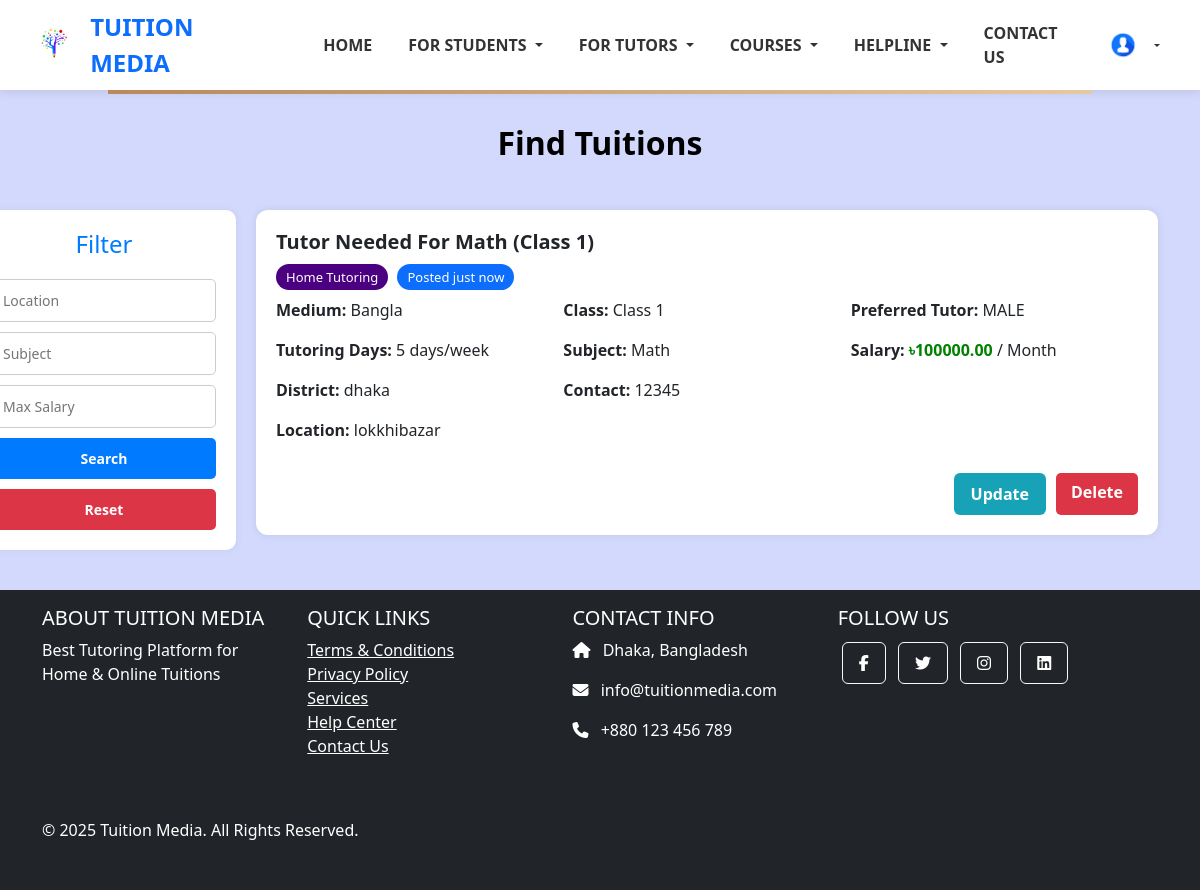
Page /find_tuitions/ (signed in) on the earlier database version.
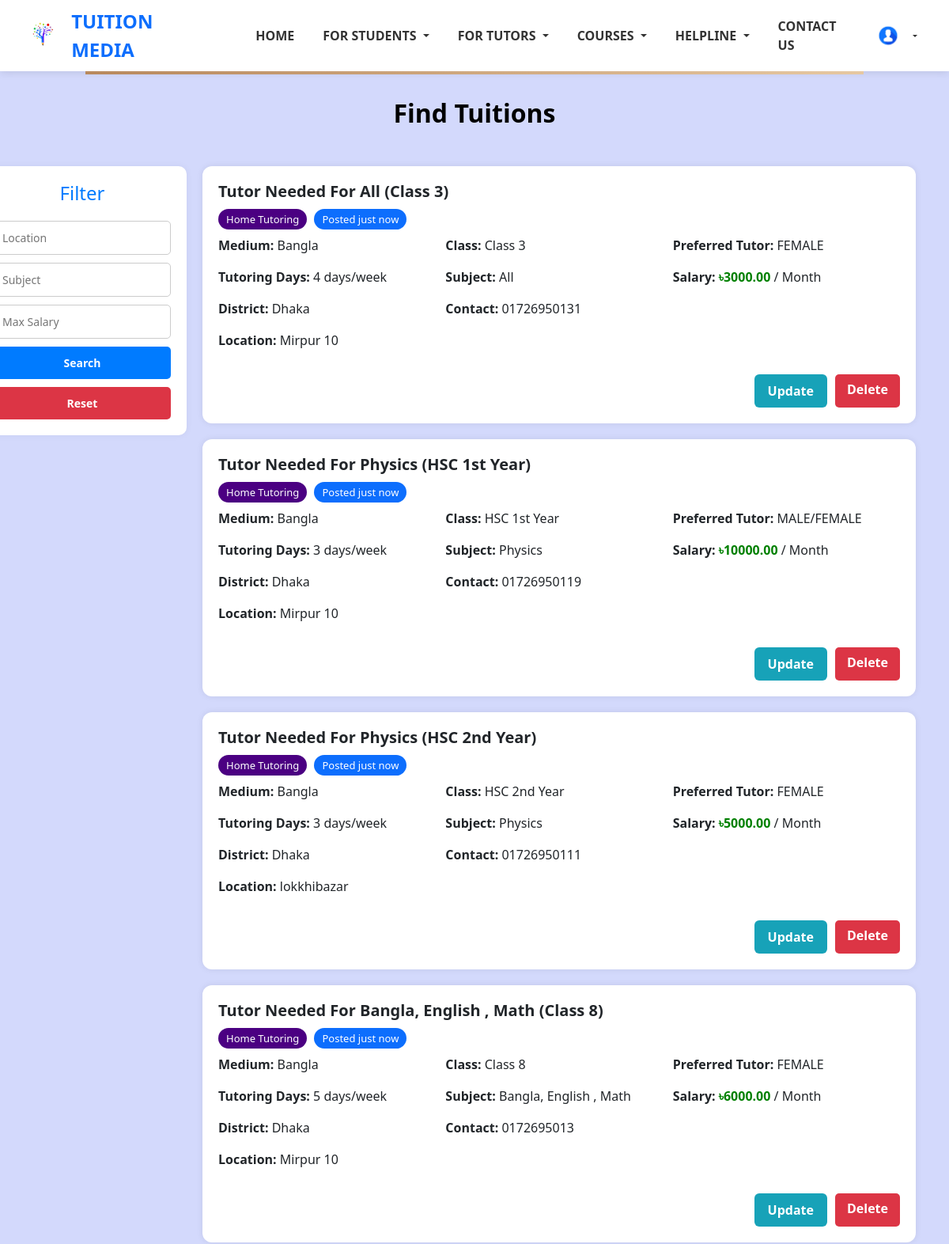
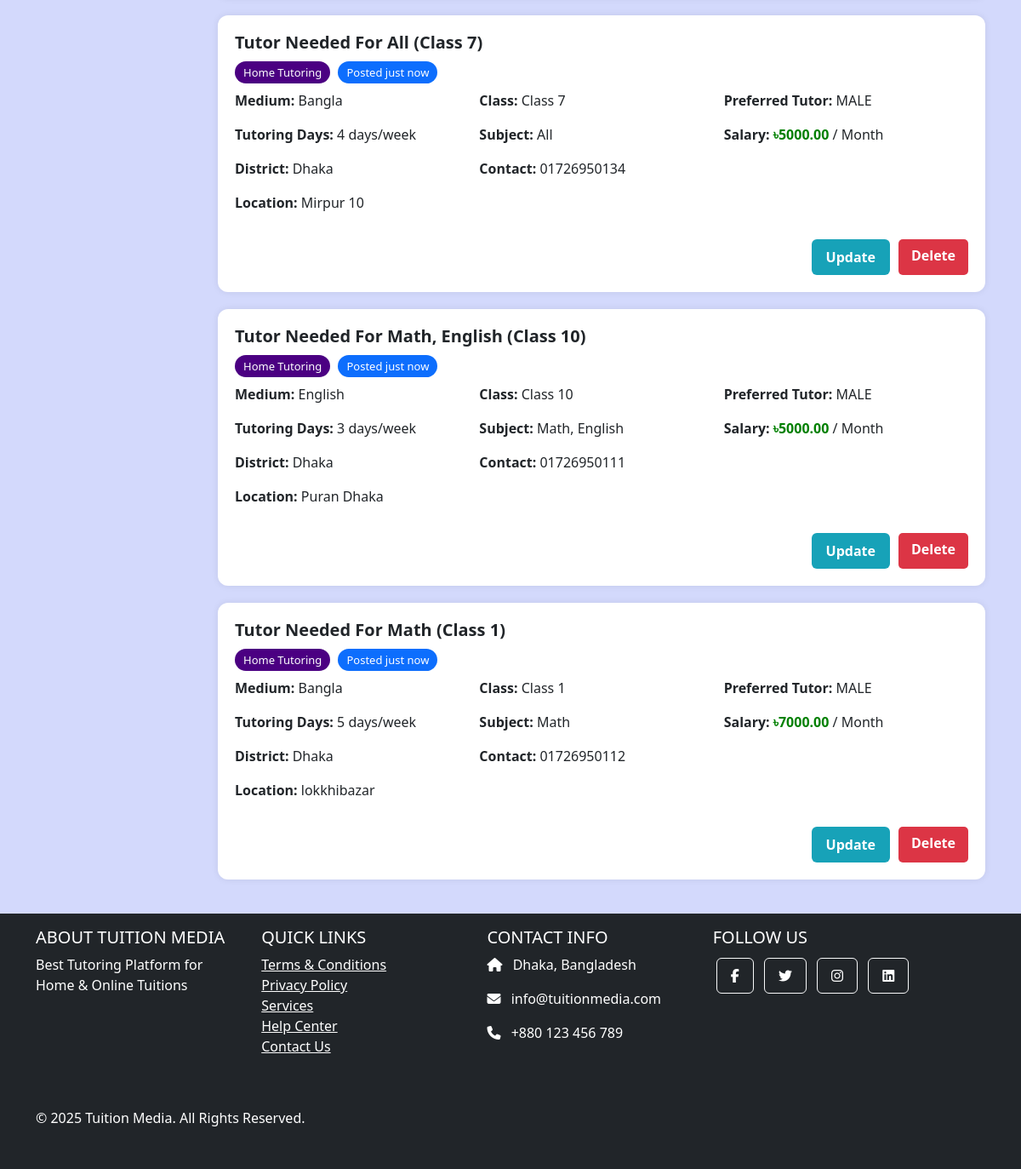
Same page on the later database version (2 pictures, top to bottom).
### students/models.py (models this page shows, shortened)
class tutor_request_post(models.Model):
    CLASS_CHOICES = [
        ('Class 1', 'Class 1'),
        ('Class 2', 'Class 2'),
        ('Class 3', 'Class 3'),
        ('Class 4', 'Class 4'),
        ('Class 5', 'Class 5'),
        ('Class 6', 'Class 6'),
        ('Class 7', 'Class 7'),
        ('Class 8', 'Class 8'),
        ('Class 9', 'Class 9'),
        ('Class 10', 'Class 10'),
        ('HSC 1st Year', 'HSC 1st Year'),
        ('HSC 2nd Year', 'HSC 2nd Year'),
    ]
    MEDIUM_CHOICES = [
        ('Bangla', 'Bangla'),
        ('English', 'English'),
    ]
    GENDER_CHOICES = [
        ('MALE', 'MALE'),
        ('FEMALE', 'FEMALE'),
        ('MALE/FEMALE', 'MALE/FEMALE'),
    ]
    student_name = models.CharField(max_length=100)  # blank=False by default
    contact_number = models.CharField(max_length=20, blank=True, null=True)  # Optional
    medium = models.CharField(max_length=20, choices=MEDIUM_CHOICES,default='Bangla')  # Required choice
    student_class = models.CharField(max_length=30, choices=CLASS_CHOICES,default='class 10')  # Required choice
    preferred_tutor = models.CharField(max_length=20, choices=GENDER_CHOICES,default='MALE')  # Required choice
    subject = models.CharField(max_length=100, blank=True, null=True)
    salary = models.DecimalField(max_digits=10, decimal_places=2, blank=True, null=True)
    tutoring_days = models.CharField(max_length=100, blank=True, null=True)
    district = models.CharField(max_length=100, blank=True, null=True)
    location = models.CharField(max_length=100, blank=True, null=True)
    timestamp = models.DateTimeField(auto_now_add=True)

### tutors/views.py (the view)
# urls.py: path('find_tuitions/',tutors_view.find_tuitions, name='find_tuitions'),
def find_tuitions(request):
    posts = tutor_request_post.objects.all().order_by('-timestamp')
    location = request.GET.get('location')
    salary = request.GET.get('salary')
    subject = request.GET.get('subject')
    if location:
        posts = posts.filter(location__icontains=location)
    if salary:
        try:
            salary = float(salary)
            posts = posts.filter(salary__lte=salary)
        except ValueError:
            pass  # Ignore invalid salary inputs
    if subject:
        posts = posts.filter(subject__icontains=subject)  # ✅ Correct field name
    context = {
        'posts': posts,
        'location': location or '',
        'salary': salary or '',
        'subject': subject or ''
    }
    return render(request, 'tutors/find_tuitions.html', context)

### template/tutors/find_tuitions.html (shortened to what this page needs)
{% extends 'base.html' %}
{% load static %}
{% block content %}
<h2 style="text-align: center; margin-bottom: 3rem; color:Black; margin-top:30px; font-weight: bold;">Find Tuitions</h2>
<div class="container mt-4">
  <div class="sidebar">
    <h4>Filter</h4>
    <form method="GET" action="{% url 'find_tuitions' %}" style="display: flex; flex-direction: column; gap: 10px;">
      <input type="text" name="location" placeholder="Location" value="{{ request.GET.location }}">
      <input type="text" name="subject" placeholder="Subject" value="{{ request.GET.subject }}">
      <input type="number" name="salary" placeholder="Max Salary" value="{{ request.GET.salary }}">
      <button type="submit" class="btn-search glow-on-hover">Search</button>
      <button type="button" onclick="window.location.href='{% url 'find_tuitions' %}'" class="btn-reset glow-on-hover">Reset</button>
    </form>
  </div>
  <div class="card-grid-wrapper">
    <div class="card-grid">
      {% if posts %}
        {% for post in posts %}
          <div class="tuition-card">
            <h3 class="title">Tutor Needed For {{ post.subject }} ({{ post.student_class }})</h3>
            <div class="tags">
              <span class="tag home">Home Tutoring</span>
              <span class="tag time">Posted just now</span>
            </div>
            <div class="tuition-card-body">
              <div class="column">
                <p><strong>Medium:</strong> {{ post.medium }}</p>
                <p><strong>Tutoring Days:</strong> {{ post.tutoring_days }} days/week</p>
                <p><strong>District:</strong> {{ post.district }}</p>
                <p><strong>Location:</strong> {{ post.location }}</p>
              </div>
              <div class="column">
                <p><strong>Class:</strong> {{ post.student_class }}</p>
                <p><strong>Subject:</strong> {{ post.subject }}</p>
                <p><strong>Contact:</strong> {{ post.contact_number }}</p>
              </div>
              <div class="column">
                <p><strong>Preferred Tutor:</strong> {{ post.preferred_tutor }}</p>
                <p><strong>Salary:</strong> <span class="salary">৳{{ post.salary }}</span> / Month</p>
              </div>
            </div>
            <div class="card-actions">
              <a href="{% url 'update' post.id %}" class="btn update glow-on-hover">Update</a>
              <a href="{% url 'delete' post.id %}" class="btn glow-on-hover" style="background-color: #dc3545; color: white; padding: 6px 14px; border-radius: 5px; text-decoration: none;">Delete</a>
       </div>
          </div>
        {% endfor %}
      {% else %}
        <p class="text-gray-600">No tuition requests found.</p>
      {% endif %}
    </div>
  </div>
</div>
{% endblock %}

### template/base.html (shortened to what this page needs)
<!DOCTYPE html>
<html lang="en">
<head>
    {% load static %}
    <link href="https://cdn.jsdelivr.net/npm/bootstrap@5.3.3/dist/css/bootstrap.min.css" rel="stylesheet">
    <link rel="stylesheet" href="{% static 'css/navbar.css' %}">
    <link href="https://cdnjs.cloudflare.com/ajax/libs/font-awesome/6.0.0-beta3/css/all.min.css" rel="stylesheet">
</head>
<body class="d-flex flex-column min-vh-100">
    {% include 'navbar.html' %}
    <main class="flex-fill">
        {% block content %}{% endblock %}
    </main>
    {% include 'footer.html' %}
</body>
</html>

### template/navbar.html (shortened to what this page needs)
<!DOCTYPE html>
<html lang="en">
<head>
  {% load static %}
</head>
<body>
  <div class="header-bar">
    <div class="logo-container">
        <img src="{% static 'images/treelogo.png' %}" alt="Logo" class="logo">
        <span class="fw-bold fs-4 text-primary">TUITION MEDIA</span>
    </div>
    <nav class="navbar navbar-expand-lg navbar-light">
      <div class="container-fluid p-0">
        <div class="collapse navbar-collapse" id="navbarNav">
          <ul class="navbar-nav ms-auto">
            <li class="nav-item">
              <a class="nav-link fw-bold" href="{% url 'home' %}">HOME</a>
            </li>
            <li class="nav-item dropdown">
              <a class="nav-link dropdown-toggle fw-bold" href="#" id="studentsDropdown" role="button" data-bs-toggle="dropdown">
                FOR STUDENTS
              </a>
            </li>
            <li class="nav-item dropdown">
              <a class="nav-link dropdown-toggle fw-bold" href="#" id="tutorsDropdown" role="button" data-bs-toggle="dropdown">
                FOR TUTORS
              </a>
            </li>
            <li class="nav-item dropdown">
              <a class="nav-link dropdown-toggle fw-bold" href="#" id="coursesDropdown" role="button" data-bs-toggle="dropdown">
                COURSES
              </a>
            </li>
            <li class="nav-item dropdown">
              <a class="nav-link dropdown-toggle fw-bold" href="#" id="helplineDropdown" role="button" data-bs-toggle="dropdown">
                HELPLINE
              </a>
            </li>
            <li class="nav-item">
              <a class="nav-link fw-bold" href="{% url 'contact_us' %}">CONTACT US</a>
            </li>
          </ul>
        </div>
      </div>
    </nav>
    <div class="auth-buttons">
  {% if user.is_authenticated %}
    <div class="dropdown">
      <a class="btn btn-light btn-sm dropdown-toggle d-flex align-items-center" href="#" role="button" id="profileDropdown" data-bs-toggle="dropdown">
        <img src="{% static 'images/default_profile.png' %}" alt="Profile" class="rounded-circle me-2" width="30" height="30">
      </a>
    </div>
  {% else %}
    <a class="btn btn-dark btn-sm" href="{% url 'login' %}">LOGIN</a>
    <a class="btn btn-warning btn-sm" href="{% url 'register' %}">REGISTER</a>
  {% endif %}
</div>
  </div>
  <div class="golden-line"></div>
</body>
</html>

### template/footer.html (shortened to what this page needs)
{% block extra_css %}
<link href="https://cdnjs.cloudflare.com/ajax/libs/font-awesome/6.0.0-beta3/css/all.min.css" rel="stylesheet">
{% endblock %}
<footer class="footer bg-dark text-white pt-3 pb-2 mt-auto">
  <div class="container">
    <div class="row">
      <div class="col-md-3 col-lg-3 mb-4">
        <h5 class="text-uppercase font-weight-bold">About Tuition Media</h5>
        <p>Best Tutoring Platform for Home & Online Tuitions</p>
      </div>
      <div class="col-md-3 col-lg-3 mb-4">
        <h5 class="text-uppercase font-weight-bold">Quick Links</h5>
        <ul class="list-unstyled">
          <li><a href="{% url 'terms' %}" class="text-white">Terms & Conditions</a></li>
          <li><a href="{% url 'privacy_policy' %}" class="text-white">Privacy Policy</a></li>
          <li><a href="{% url 'services' %}" class="text-white">Services</a></li>
          <li><a href="{% url 'help_center' %}" class="text-white">Help Center</a></li>
          <li><a href="{% url 'contact_us' %}" class="text-white">Contact Us</a></li>
        </ul>
      </div>
      <div class="col-md-3 col-lg-3 mb-4">
        <h5 class="text-uppercase font-weight-bold">Contact Info</h5>
        <p><i class="fas fa-home me-2"></i> Dhaka, Bangladesh</p>
        <p><i class="fas fa-envelope me-2"></i> info@tuitionmedia.com</p>
        <p><i class="fas fa-phone me-2"></i> +880 123 456 789</p>
      </div>
      <div class="col-md-3 col-lg-3 mb-4">
        <h5 class="text-uppercase font-weight-bold">Follow Us</h5>
        <a href="https://facebook.com/tuitionmedia" class="btn btn-outline-light btn-floating m-1" role="button">
          <i class="fab fa-facebook-f"></i>
        </a>
        <a href="https://twitter.com/tuitionmedia" class="btn btn-outline-light btn-floating m-1" role="button">
          <i class="fab fa-twitter"></i>
        </a>
        <a href="https://instagram.com/tuitionmedia" class="btn btn-outline-light btn-floating m-1" role="button">
          <i class="fab fa-instagram"></i>
        </a>
        <a href="https://linkedin.com/company/tuitionmedia" class="btn btn-outline-light btn-floating m-1" role="button">
          <i class="fab fa-linkedin"></i>
        </a>
      </div>
    </div>
    <div class="row">
      <div class="col text-center">
        <p class="mb-0">© 2025 Tuition Media. All Rights Reserved.</p>
      </div>
    </div>
  </div>
</footer>

### static/CSS/navbar.css (style rules this page uses)
body { margin: 0; font-family: 'Segoe UI', sans-serif; background-color: #d3d9fc }
.header-bar { display: flex; align-items: center; justify-content: space-between; background-color: #fff; padding: 0 30px; height: 90px; box-shadow: 0 2px 10px rgba(0, 0, 0, 0.1); }
.logo-container { display: flex; align-items: center; gap: 10px; }
.logo-container .logo { height: 50px; }
.navbar { flex-grow: 1; margin-left: 40px; }
.navbar-nav { display: flex; align-items: center; gap: 20px; }
.nav-item a { font-weight: 600; color: #333; padding: 8px 12px; transition: all 0.3s; text-decoration: none; }
.auth-buttons { display: flex; align-items: center; gap: 10px; margin-left: 20px; }
.auth-buttons .btn { font-weight: 600; padding: 6px 14px; border-radius: 20px; font-size: 13px; text-transform: uppercase; }
.auth-buttons .dropdown-toggle { display: flex; align-items: center; gap: 5px; padding: 6px 10px; font-weight: 600; color: #333; border: none; background: transparent; }
.golden-line { height: 4px; background: linear-gradient(to right, #b8895d, #e6c8a2); width: 82%; margin: 0 auto; }

### template/tutors/find_tuitions.html (style rules this page uses)
.container { display: flex; gap: 20px; align-items: flex-start; flex-wrap: wrap; margin-bottom: 40px; }
.sidebar { min-width: 250px; background-color: #fff; padding: 20px; border-radius: 10px; box-shadow: 0 0 10px rgba(0,0,0,0.05); position: sticky; top: 20px; height: fit-content; margin-left: -70px; }
.sidebar h4 { margin-bottom: 20px; color: #007bff; text-align: center; }
.sidebar input, .sidebar button { padding: 10px; border-radius: 5px; border: 1px solid #ccc; width: 100%; font-size: 14px; }
.sidebar button { border: none; color: white; cursor: pointer; font-weight: bold; transition: all 0.3s ease; }
.sidebar .btn-search { background-color: #007bff; }
.sidebar .btn-reset { background-color: #dc3545; }
.card-grid-wrapper { flex: 1; overflow-y: visible; max-height: none; }
.card-grid { display: flex; flex-direction: column; gap: 20px; }
.tuition-card { background-color: #fff; border-radius: 12px; box-shadow: 0 0 8px rgba(0,0,0,0.08); padding: 20px; transition: transform 0.3s ease, box-shadow 0.3s ease; display: flex; flex-direction: column; justify-content: space-between; }
.title { margin-bottom: 10px; font-size: 20px; font-weight: bold; }
.tags { margin-bottom: 10px; }
.tag { background-color: #e9ecef; color: white; border-radius: 20px; padding: 4px 10px; margin-right: 5px; font-size: 13px; }
.tag.home { background-color: #4B0082; }
.tag.time { background-color: #0d6efd; }
.tuition-card-body { display: flex; justify-content: space-between; flex-wrap: wrap; margin-bottom: 15px; }
.column { flex: 1; min-width: 180px; }
.salary { color: green; font-weight: bold; }
.card-actions { display: flex; justify-content: flex-end; gap: 10px; }
.btn { padding: 8px 16px; border-radius: 6px; color: white; text-decoration: none; font-weight: bold; }
.btn.update { background-color: #17a2b8; }

Differences in the rows shown:
added tutor_request_post: subject "All", student_class "Class 3", medium "Bangla", tutoring_days "4", district "Dhaka", location "Mirpur 10", contact_number "01726950131", preferred_tutor "FEMALE", salary "3000.00"
added tutor_request_post: subject "Physics", student_class "HSC 1st Year", medium "Bangla", tutoring_days "3", district "Dhaka", location "Mirpur 10", contact_number "01726950119", preferred_tutor "MALE/FEMALE", salary "10000.00"
added tutor_request_post: subject "Physics", student_class "HSC 2nd Year", medium "Bangla", tutoring_days "3", district "Dhaka", location "lokkhibazar", contact_number "01726950111", preferred_tutor "FEMALE", salary "5000.00"
added tutor_request_post: subject "Bangla, English , Math", student_class "Class 8", medium "Bangla", tutoring_days "5", district "Dhaka", location "Mirpur 10", contact_number "0172695013", preferred_tutor "FEMALE", salary "6000.00"
added tutor_request_post: subject "All", student_class "Class 7", medium "Bangla", tutoring_days "4", district "Dhaka", location "Mirpur 10", contact_number "01726950134", preferred_tutor "MALE", salary "5000.00"
added tutor_request_post: subject "Math, English", student_class "Class 10", medium "English", tutoring_days "3", district "Dhaka", location "Puran Dhaka", contact_number "01726950111", preferred_tutor "MALE", salary "5000.00"
changed tutor_request_post "Math": district "dhaka" → "Dhaka"; contact_number "12345" → "01726950112"; salary "100000.00" → "7000.00"
